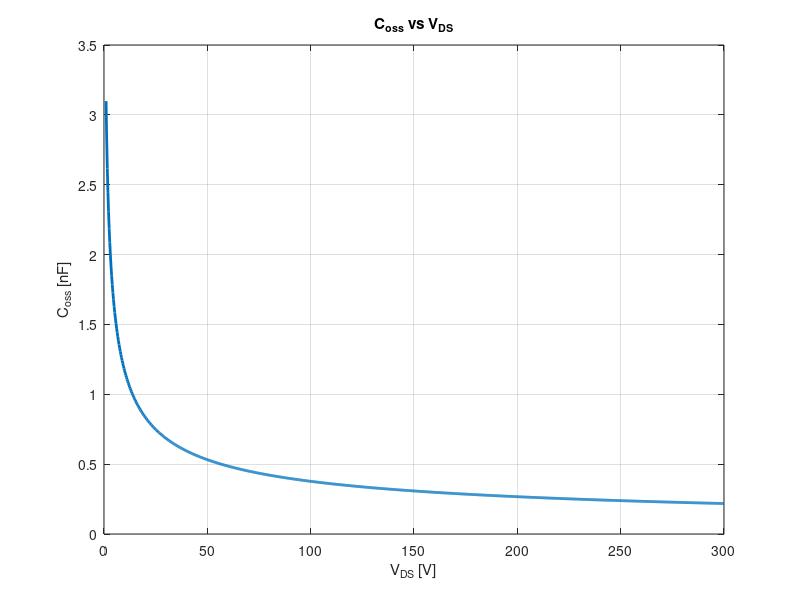
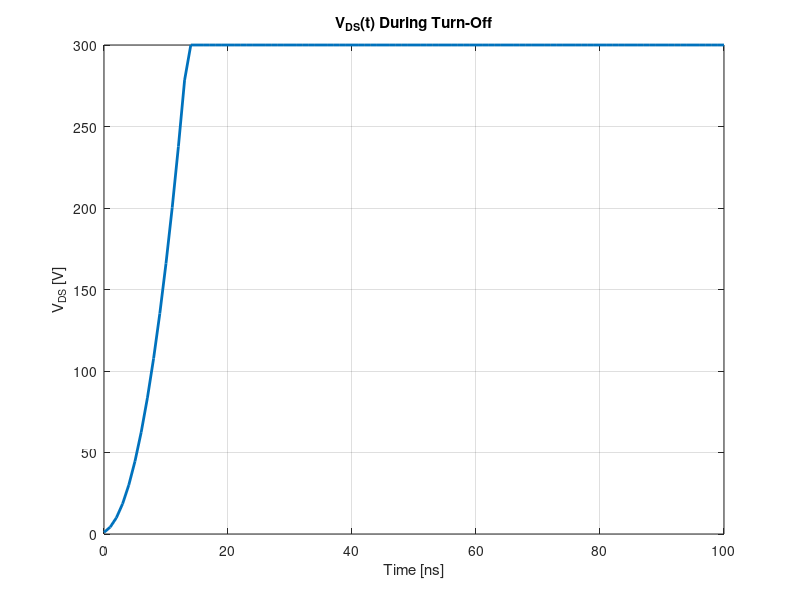

The MATLAB source for these figures, in order:
% Semiconductor Physics and Power Device Equations in MATLAB
% Constants
clc;
clear;


q = 1.6e-19;       % Elementary charge [C]
eps_si = 1.0e-12;  % Permittivity of silicon [F/cm]
kT = 0.026;        % Thermal energy at 300K [eV]
ni = 1.5e10;       % Intrinsic carrier concentration [cm^-3]
mu_n = 1500;       % Electron mobility [cm^2/V-s]
mu_p = 500;        % Hole mobility [cm^2/V-s]
VB = 700;          % Breakdown voltage [V]
E_crit = 2e5;      % Critical electric field [V/cm] (assumed typical value)
V_dc = 300;        % DC bus voltage [V]
I0 = 10;           % Initial current [A]
A = 1;             % [cm^2], device area
A_junc = 1;
%% 1. Design doping concentration of N drift region (for VB = 700V)
% Doping concentration from breakdown voltage
ND = E_crit^2 * eps_si / (2 * q * VB); % [cm^-3]

%% 2. Calculate on-resistance for 1 cm^2 area
            
Rdrift = (4* VB^2)/(mu_n * eps_si * E_crit^3); %[Ohm]

Ldrift = 2 * VB / E_crit; % Drift region length [cm]
Ron_drift = Ldrift / (q * mu_n * ND * A); % [Ohm]

% Calculate CGD and CDS from physical parameters and plot Coss = CGD + CDS
NA = ND; % assuming symmetric doping for this model
Vbi = kT * log((ND*NA) / ni^2); % Built-in voltage [V]

% Vds sweep
Vds_vals = linspace(1, V_dc, 1000); % Avoid V=0

% Compute depletion width and capacitance
W_vals = sqrt((2 * eps_si * (Vbi + Vds_vals)) / (q * ND));
Cds_vals = eps_si * A ./ W_vals;
Coss_vals = Cds_vals;

% Plot
figure;
plot(Vds_vals, Coss_vals * 1e9, 'LineWidth', 2);  % Convert to nF, thicker line
title('C_{oss} vs V_{DS}');
xlabel('V_{DS} [V]');
ylabel('C_{oss} [nF]');
grid on;


%% 4. Calculate Vds(t) waveform during turn-off
% Time domain setup
dt = 1e-9;                        % Time step [s]
t_max = 100e-9;                   % Simulation time [s]
time = 0:dt:t_max;              

% Initialize
Vds_t = zeros(size(time));       % Vds over time [V]
Vds_t(1) = 1;                     % Start from Vds = 1V
Vds_max = V_dc;                  % Final Vds

% Precompute Coss(Vds) as a function
Vds_lookup = linspace(1, V_dc, 1000);
W_lookup = sqrt((2 * eps_si * (Vbi + Vds_lookup)) / (q * ND));
Coss_lookup = eps_si * A ./ W_lookup;

% Interpolant function for Coss(Vds)
Coss_func = @(v) interp1(Vds_lookup, Coss_lookup, v, 'linear', 'extrap');

% Time integration
for i = 2:length(time)
    C_now = Coss_func(Vds_t(i-1));              % Capacitance at current Vds
    dV = (I0 / C_now) * dt;                     % ΔV from I = C dV/dt
    Vds_t(i) = Vds_t(i-1) + dV;                 % Integrate
    if Vds_t(i) >= Vds_max                      % Stop if exceeds max
        Vds_t(i:end) = Vds_max;
        break;
    end
end

% Plot
figure;
plot(time * 1e9, Vds_t, 'LineWidth', 2);
title('V_{DS}(t) During Turn-Off');
xlabel('Time [ns]');
ylabel('V_{DS} [V]');
grid on;


%% 5. Calculate turn-off energy loss
% Energy during current fall (E_fall = 0.5·Voff·I0·tf)

V_start = 1;
V_end = V_dc;

% Find indices
idx_start = find(Vds_t >= V_start, 1, 'first');
idx_end = find(Vds_t >= V_end, 1, 'first');

% Calculate tf
tf = (idx_end - idx_start) * dt; % [s]


E_fall = 0.5 * V_dc * I0 * tf;

% Total turn-off energy loss
Eoff_total = E_fall;

%% Output Results
fprintf('Semiconductor Device Analysis Results:\n');
fprintf('------------------------------------\n');
fprintf('Built-in Potential (Vbi)     = %.3f V\n', Vbi);
fprintf('1. N-drift Doping (ND)       = %.3e cm^{-3}\n', ND);
fprintf('2. On-Resistance Ron   = %.3f mΩ·cm²\n', Ron_drift*1e3);
fprintf('2. On-Resistance Rdrift   = %.3f mΩ·cm²\n', Rdrift*1e3);
fprintf('3. Coss(100V)                = %.3f nF\n', Coss_func(100)*1e9);
%fprintf('4. Voltage Fall Time (tf)    = %.3f ns\n', tf*1e9);
fprintf('5. Turn-off Energy Loss      = %.3f μJ\n', Eoff_total*1e6);